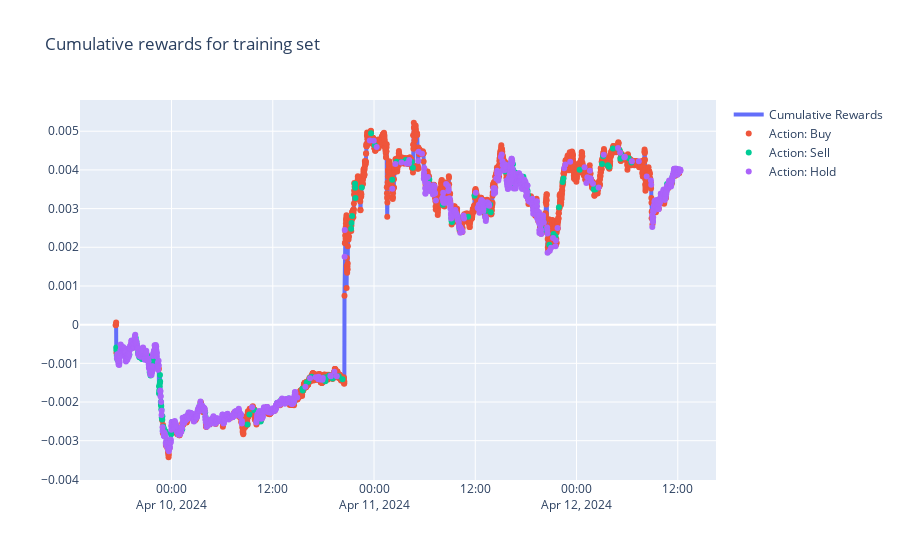

The notebook cell saved with this chart:
### Code cell
action_dict = {0: 'Buy', 1: 'Sell', 2: 'Hold'}
train_plot['Action'] = train_plot['Action'].map(action_dict)

fig = go.Figure()

# Add cumulative reward trace
fig.add_trace(go.Scatter(x=train_plot.index, y=train_plot["Cumulative Rewards"], mode='lines', name='Cumulative Rewards', line=dict(width=4)))

# Add action traces
for action in train_plot["Action"].unique():
    mask = train_plot["Action"] == action
    fig.add_trace(go.Scatter(x=train_plot[mask].index, y=train_plot[mask]["Cumulative Rewards"], mode='markers', name=f'Action: {action}', marker=dict(size=6)))

fig.update_layout(title="Cumulative rewards for training set")
fig.show()

### Figure 1 — Plotly figure (JSON) as saved in the notebook; plotly's stock layout.template omitted (floating-point values rounded to 4 significant figures; data arrays with more than 128 entries replaced by an {"elided": "..."} marker saying what was removed)
{"data": [{"line": {"width": 4}, "mode": "lines", "name": "Cumulative Rewards", "type": "scatter", "x": {"elided": "3995 str values"}, "y": {"elided": "3995 float values"}}, {"marker": {"size": 6}, "mode": "markers", "name": "Action: Buy", "type": "scatter", "x": {"elided": "2453 str values"}, "y": {"elided": "2453 float values"}}, {"marker": {"size": 6}, "mode": "markers", "name": "Action: Sell", "type": "scatter", "x": {"elided": "255 str values"}, "y": {"elided": "255 float values"}}, {"marker": {"size": 6}, "mode": "markers", "name": "Action: Hold", "type": "scatter", "x": {"elided": "1286 str values"}, "y": {"elided": "1286 float values"}}, {"marker": {"size": 6}, "mode": "markers", "name": "Action: nan", "type": "scatter", "x": [], "y": []}], "layout": {"title": {"text": "Cumulative rewards for training set"}}}
